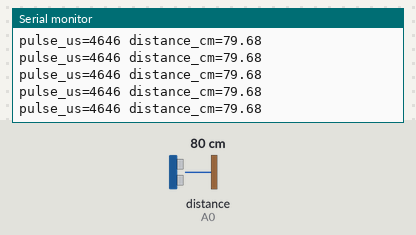
Simulated run of this sketch. Board: Arduino Uno, built with avr-gcc and run on an emulated ATmega328P. Parts: the last lines printed to the serial monitor. Wiring (inferred from the names in the program): ultrasonic range finder: trigger A2; echo A0. The test bench sets the inputs (shaded band); at power-on: distance to the obstacle (sensor on A0) 80 cm. The echo pulse lasts 58.3 µs per cm.

Above: at 1.2 s.
1.3 s: distance to the obstacle (sensor on A0) set to 2 cm
At 1.54 s:
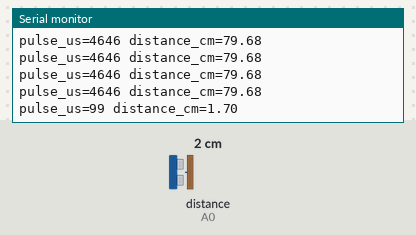
2.8 s: distance to the obstacle (sensor on A0) set to 4 cm
At 2.9 s:
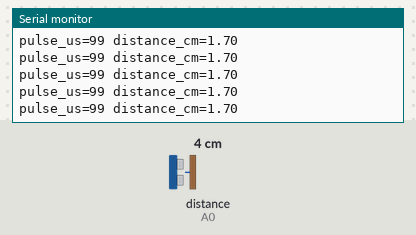
Timing chart, 0 to 5.8 s (numbered marks = the images above; inputs shaded):
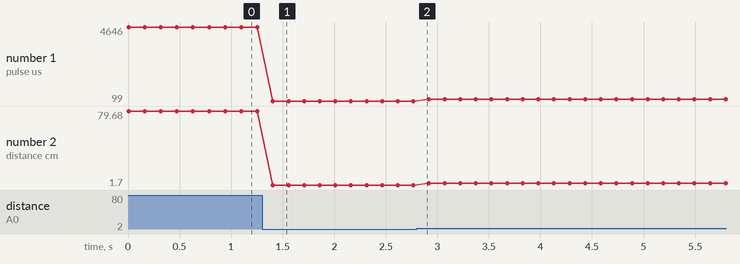

The sketch:

r1_basic_test.ino
```cpp
/*
 * r1_basic_test.ino - throwaway diagnostic sketch.
 * Bypasses all custom TDOA logic (Timer1/PCINT) and just does a plain
 * pulseIn()-based distance read on ECHO1 (A0), same TRIG (A2) as usual.
 * Purpose: find out whether board 1 (T+R1) itself is stuck reporting a
 * fixed ~4.6cm reflection regardless of the real target, or whether that
 * was an artifact of the custom interrupt-driven firmware.
 */
const int TRIG_PIN = A2;
const int ECHO_PIN = A0; // R1 only

void setup() {
  Serial.begin(115200);
  pinMode(TRIG_PIN, OUTPUT);
  digitalWrite(TRIG_PIN, LOW);
  pinMode(ECHO_PIN, INPUT);
  Serial.println("# r1_basic_test ready (plain pulseIn, bypasses custom TDOA code)");
}

void loop() {
  digitalWrite(TRIG_PIN, LOW);
  delayMicroseconds(4);
  digitalWrite(TRIG_PIN, HIGH);
  delayMicroseconds(10);
  digitalWrite(TRIG_PIN, LOW);

  unsigned long durationUs = pulseIn(ECHO_PIN, HIGH, 30000UL);
  float distanceCm = durationUs * 0.0343f / 2.0f;

  Serial.print("pulse_us=");
  Serial.print(durationUs);
  Serial.print(" distance_cm=");
  Serial.println(distanceCm, 2);

  delay(150);
}
```

Measured:
- after the input at 1.3 s, the serial monitor: prints a new line after 0.11 s (image 1)
- plotted number 1: 4646 → 99 after the input at 1.3 s, 99 → 216 after the input at 2.8 s
- plotted number 2: 79.68 → 1.7 after the input at 1.3 s, 1.7 → 3.7 after the input at 2.8 s
